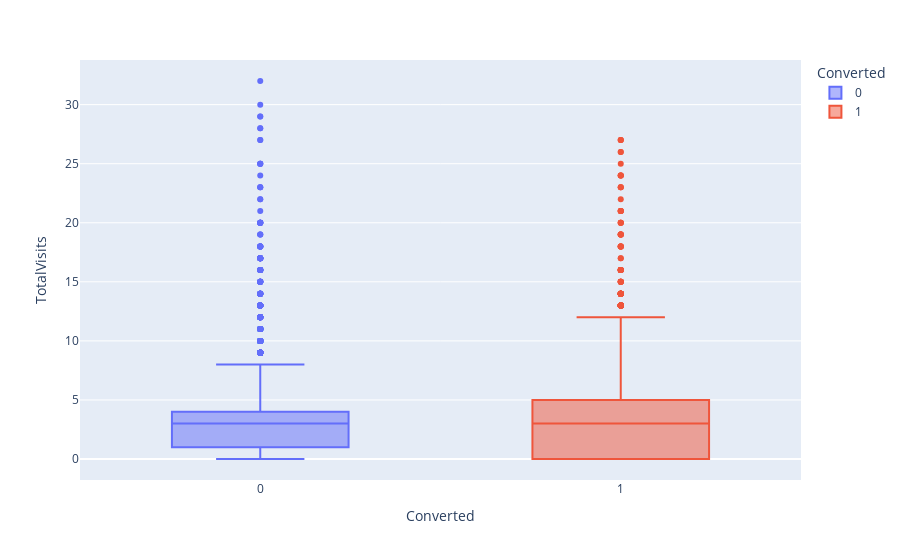

Write notebook code for a chart like this one.
### Code cell
fig = px.box(df_leads, x='Converted', y='TotalVisits', color='Converted')
fig.show()

### Figure 1 — Plotly figure (JSON) as saved in the notebook; plotly's stock layout.template omitted (floating-point values rounded to 4 significant figures; data arrays with more than 128 entries replaced by an {"elided": "..."} marker saying what was removed)
{"data": [{"alignmentgroup": "True", "hovertemplate": "Converted=%{x}<br>TotalVisits=%{y}<extra></extra>", "legendgroup": "0", "marker": {"color": "#636efa"}, "name": "0", "notched": false, "offsetgroup": "0", "orientation": "v", "showlegend": true, "type": "box", "x": {"elided": "5651 int values"}, "x0": " ", "xaxis": "x", "y": {"elided": "5651 int values"}, "y0": " ", "yaxis": "y"}, {"alignmentgroup": "True", "hovertemplate": "Converted=%{x}<br>TotalVisits=%{y}<extra></extra>", "legendgroup": "1", "marker": {"color": "#EF553B"}, "name": "1", "notched": false, "offsetgroup": "1", "orientation": "v", "showlegend": true, "type": "box", "x": {"elided": "3452 int values"}, "x0": " ", "xaxis": "x", "y": {"elided": "3452 int values"}, "y0": " ", "yaxis": "y"}], "layout": {"boxmode": "overlay", "legend": {"title": {"text": "Converted"}, "tracegroupgap": 0}, "margin": {"t": 60}, "xaxis": {"anchor": "y", "categoryarray": [0, 1], "categoryorder": "array", "domain": [0, 1], "title": {"text": "Converted"}}, "yaxis": {"anchor": "x", "domain": [0, 1], "title": {"text": "TotalVisits"}}}}
